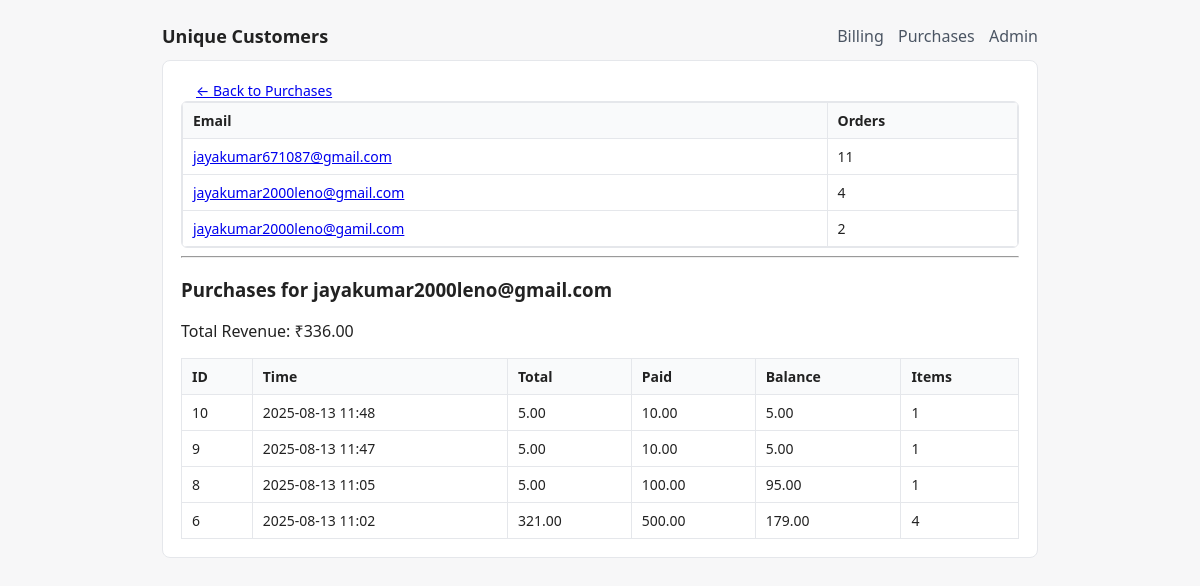
Page /customers?customer=jayakumar2000leno@gmail.com on the committed database.
### models.py (models this page shows)
class Purchase(Base):
    __tablename__ = "purchases"
    id = Column(Integer, primary_key=True)
    customer_email = Column(String, index=True, nullable=False)
    purchase_time = Column(DateTime, default=datetime.utcnow)
    paid_amount = Column(Float, nullable=False)
    total_amount = Column(Float, nullable=False)
    balance = Column(Float, nullable=False)
    items = relationship("PurchaseItem", back_populates="purchase", cascade="all,delete-orphan")

### app.py (the view)
@app.get("/customers", response_class=HTMLResponse)
async def view_customers(
    request: Request,
    db: Session = Depends(get_db),
    customer: Optional[str] = Query(default=None)
):
    customers = db.query(
        func.lower(func.trim(Purchase.customer_email)).label("email"),
        func.count(Purchase.id).label("orders")
    ).group_by("email").order_by(func.count(Purchase.id).desc()).all()
    selected_customer = None
    customer_rows = []
    customer_total_revenue = 0.0
    if customer:
        norm = customer.strip().lower()
        selected_customer = norm
        purchases = (
            db.query(Purchase)
            .filter(func.lower(func.trim(Purchase.customer_email)) == norm)
            .order_by(Purchase.purchase_time.desc())
            .all()
        )
        customer_rows = [{
            "id": p.id,
            "purchase_time": p.purchase_time,
            "total_amount": p.total_amount,
            "paid_amount": p.paid_amount,
            "balance": p.balance,
            "items_count": len(p.items),
        } for p in purchases]
        customer_total_revenue = round(sum(p.total_amount for p in purchases), 2)
    return templates.TemplateResponse("customers.html", {
        "request": request,
        "customers": customers,
        "selected_customer": selected_customer,
        "customer_rows": customer_rows,
        "customer_total_revenue": customer_total_revenue
    })

### templates/customers.html (shortened to what this page needs)
{% extends "base.html" %}
{% block heading %}Unique Customers{% endblock %}
{% block content %}
<div class="mt-2">
  <a class="btn" href="{{ url_for('view_purchases') }}">← Back to Purchases</a>
</div>
<div class="table-wrap mt-6">
  <table class="table">
    <thead>
      <tr>
        <th>Email</th>
        <th>Orders</th>
      </tr>
    </thead>
    <tbody>
      {% for c in customers %}
      <tr>
        <td>
          <a href="{{ url_for('view_customers') }}?customer={{ c.email|urlencode }}">
            {{ c.email }}
          </a>
        </td>
        <td>{{ c.orders }}</td>
      </tr>
      {% else %}
      <tr><td colspan="2" class="muted">No customers found.</td></tr>
      {% endfor %}
    </tbody>
  </table>
</div>
{% if selected_customer %}
  <hr>
  <h3>Purchases for {{ selected_customer }}</h3>
  <p>Total Revenue: ₹{{ "%.2f"|format(customer_total_revenue) }}</p>
  <table class="table">
    <thead>
      <tr>
        <th>ID</th><th>Time</th><th>Total</th><th>Paid</th><th>Balance</th><th>Items</th>
      </tr>
    </thead>
    <tbody>
      {% for p in customer_rows %}
      <tr>
        <td>{{ p.id }}</td>
        <td>{{ p.purchase_time.strftime("%Y-%m-%d %H:%M") }}</td>
        <td>{{ "%.2f"|format(p.total_amount) }}</td>
        <td>{{ "%.2f"|format(p.paid_amount) }}</td>
        <td>{{ "%.2f"|format(p.balance) }}</td>
        <td>{{ p.items_count }}</td>
      </tr>
      {% else %}
      <tr><td colspan="6" class="muted">No purchases for this customer.</td></tr>
      {% endfor %}
    </tbody>
  </table>
{% endif %}
{% endblock %}

### static/styles.css (style rules this page uses)
* { box-sizing: border-box; }
body { font-family: system-ui, -apple-system, Segoe UI, Roboto, Arial, sans-serif; color:#222; background:#f7f7f8; }
.btn { border:1px solid transparent; padding:8px 14px; border-radius:6px; cursor:pointer; font-size:14px; }
.table-wrap { overflow:auto; border:1px solid #e5e7eb; border-radius:6px; }
.table { width:100%; border-collapse:collapse; }
.table th, .table td { border:1px solid #e5e7eb; padding:8px 10px; text-align:left; font-size:14px; }
.table th { background:#f9fafb; font-weight:600; }

### rows in the picture
Purchase: id "10", purchase_time "2025-08-13 11:48", total_amount "5.00", paid_amount "10.00", balance "5.00", items_count "1"
Purchase: id "9", purchase_time "2025-08-13 11:47", total_amount "5.00", paid_amount "10.00", balance "5.00", items_count "1"
Purchase: id "8", purchase_time "2025-08-13 11:05", total_amount "5.00", paid_amount "100.00", balance "95.00", items_count "1"
Purchase: id "6", purchase_time "2025-08-13 11:02", total_amount "321.00", paid_amount "500.00", balance "179.00", items_count "4"

### other values in the picture
{{ c.email }} "jayakumar671087@gmail.com" "jayakumar2000leno@gmail.com" "jayakumar2000leno@gamil.com"
{{ c.orders }} "11" "4" "2"
{{ selected_customer }} "jayakumar2000leno@gmail.com"
{{ "%.2f"|format(customer_total_revenue) }} "336.00"
